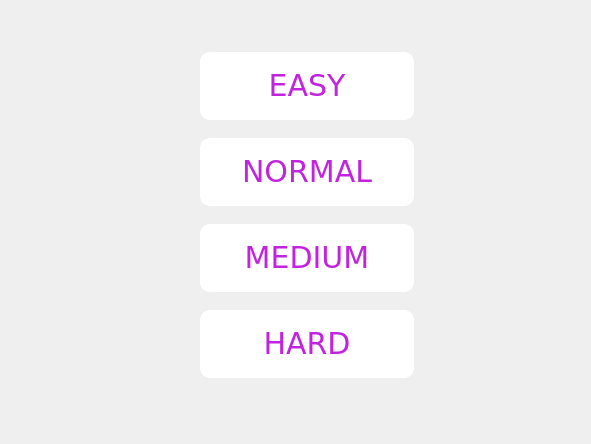
<?xml version="1.0" encoding="UTF-8"?>
<ui version="4.0">
 <class>Dialog</class>
 <widget class="QDialog" name="Dialog">
  <property name="geometry">
   <rect>
    <x>0</x>
    <y>0</y>
    <width>591</width>
    <height>444</height>
   </rect>
  </property>
  <property name="windowTitle">
   <string>Dialog</string>
  </property>
  <property name="styleSheet">
   <string notr="true"/>
  </property>
  <widget class="QLabel" name="label">
   <property name="geometry">
    <rect>
     <x>0</x>
     <y>-100</y>
     <width>601</width>
     <height>651</height>
    </rect>
   </property>
   <property name="styleSheet">
    <string notr="true">image: url(:/newPrefix/bg/main.png);</string>
   </property>
   <property name="text">
    <string/>
   </property>
  </widget>
  <widget class="QWidget" name="horizontalLayoutWidget">
   <property name="geometry">
    <rect>
     <x>200</x>
     <y>40</y>
     <width>214</width>
     <height>351</height>
    </rect>
   </property>
   <layout class="QVBoxLayout" name="verticalLayout">
    <item>
     <widget class="QPushButton" name="pushButton">
      <property name="styleSheet">
       <string notr="true">background:linear-gradient(to bottom, #c123de 5%, #a20dbd 100%);
	background-color:#ffffff;
	border-radius:10px;
	display:inline-block;
	cursor:pointer;
	color:#c123de;
	font-family:Verdana;
	font-size:30px;
	padding:16px 31px;
	text-decoration:none;
	text-shadow:0px 1px 11px #9b14b3;</string>
      </property>
      <property name="text">
       <string>EASY</string>
      </property>
     </widget>
    </item>
    <item>
     <widget class="QPushButton" name="pushButton_3">
      <property name="styleSheet">
       <string notr="true">background:linear-gradient(to bottom, #c123de 5%, #a20dbd 100%);
	background-color:#ffffff;
	border-radius:10px;
	display:inline-block;
	cursor:pointer;
	color:#c123de;
	font-family:Verdana;
	font-size:30px;
	padding:16px 31px;
	text-decoration:none;
	text-shadow:0px 1px 11px #9b14b3;</string>
      </property>
      <property name="text">
       <string>NORMAL</string>
      </property>
     </widget>
    </item>
    <item>
     <widget class="QPushButton" name="pushButton_4">
      <property name="styleSheet">
       <string notr="true">background:linear-gradient(to bottom, #c123de 5%, #a20dbd 100%);
	background-color:#ffffff;
	border-radius:10px;
	display:inline-block;
	cursor:pointer;
	color:#c123de;
	font-family:Verdana;
	font-size:30px;
	padding:16px 31px;
	text-decoration:none;
	text-shadow:0px 1px 11px #9b14b3;</string>
      </property>
      <property name="text">
       <string>MEDIUM</string>
      </property>
     </widget>
    </item>
    <item>
     <widget class="QPushButton" name="pushButton_5">
      <property name="styleSheet">
       <string notr="true">background:linear-gradient(to bottom, #c123de 5%, #a20dbd 100%);
	background-color:#ffffff;
	border-radius:10px;
	display:inline-block;
	cursor:pointer;
	color:#c123de;
	font-family:Verdana;
	font-size:30px;
	padding:16px 31px;
	text-decoration:none;
	text-shadow:0px 1px 11px #9b14b3;</string>
      </property>
      <property name="text">
       <string>HARD</string>
      </property>
     </widget>
    </item>
   </layout>
  </widget>
 </widget>
 <resources>
  <include location="imgs/imgs.qrc"/>
 </resources>
 <connections/>
</ui>
